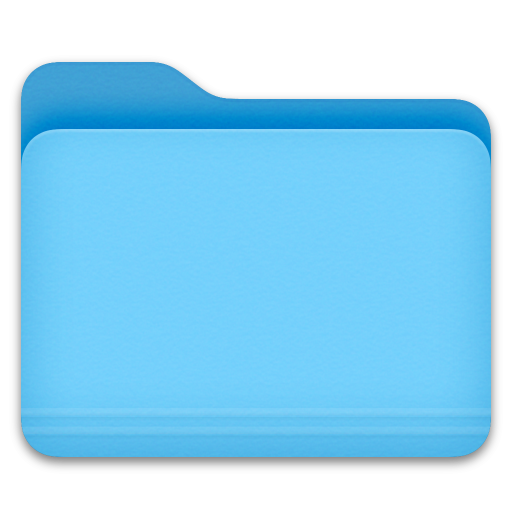
#> input picture assets/default-folder.png, 1024 x 1024 px (shown at 1/2 size)
$ python main.py assets/default-folder.png
#> lines starting #> are read from the running program, lines starting #| are printed output that depends on the picture
import argparse
import os
from PIL import Image

def customize(image_path, output_path, fill, padding):
#> called with image_path = 'assets/default-folder.png', fill = False, padding = 45
    padding_top = padding
    file_name = os.path.basename(image_path).split(".")[0]
    output_path = image_path + "-folder.png" if output_path == None else output_path + file_name + "-folder.png"
    image = Image.open(image_path).convert("RGBA")
#> image is the input picture: PIL image 1024x1024 RGBA; mean R, G, B, A 67.4, 130.7, 160.9, 171
    base_image = Image.open("/Users/phlo/Developer/Scripts/custom-folder/assets/default-folder.png").convert("RGBA")

    # Define new image size due to padding, maintaining its aspect ratio
    width = base_image.width - 5*(padding_top*2)
#> width = 574
    height = int((image.height / image.width) * width)
#> height = 574

    image = image.resize((width, height))
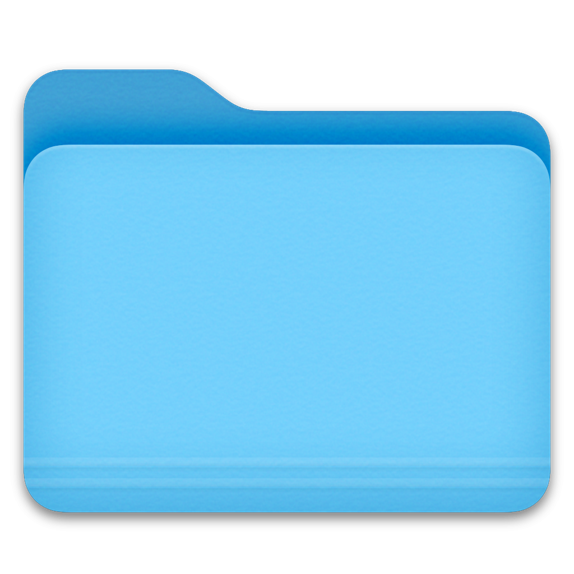
#> image: PIL image 574x574 RGBA; mean R, G, B, A 67.5, 131, 161.3, 170.9; transparent parts drawn white

    # Change image color to "folder blue"
    if fill:
        data = [(0, 129, 202, a) if a != 0 else (r, g, b, a) for r, g, b, a in image.getdata()]
    else:
        data = [(0, 129, b if a == 0 else 202, a) for a, b, g, r in image.getdata()]
#> data = 329476 items
    image.putdata(data)
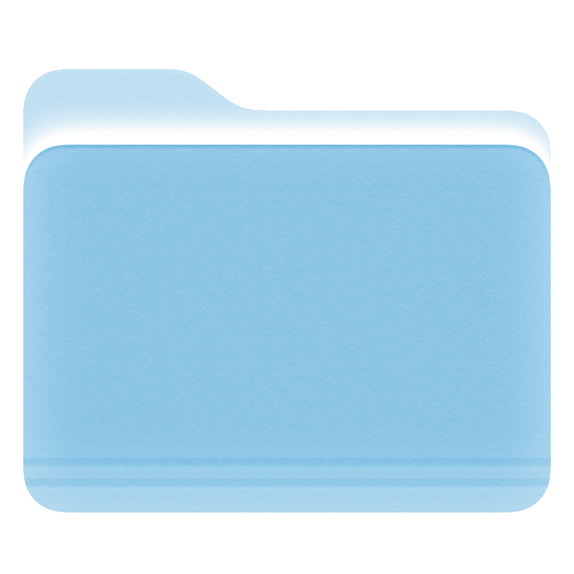
#> image: PIL image 574x574 RGBA; mean R, G, B, A 0, 129, 133.1, 67.5; transparent parts drawn white


    # Calculate coordinates to center image
    width_diff = base_image.width - image.width
#> width_diff = 450
    height_diff = base_image.height - image.height
#> height_diff = 450
    position = (width_diff // 2, (height_diff // 2 + padding_top))
#> position = (225, 270)

    # Superimpose the image onto the base image
    base_image.paste(image, position, image)

    base_image.save(output_path, "PNG")

def valid_file(path):
    if os.path.isfile(path):
        return path
    else:
        raise argparse.ArgumentTypeError(f" {path} does not exist.")

def valid_dir(path):
    dir_path = os.path.dirname(path)
    if os.path.isdir(dir_path):
        return path
    else:
        raise argparse.ArgumentTypeError(f"Directory {path} does not exist.")

def main():
    parser = argparse.ArgumentParser(description="Create custom folder image.")
    parser.add_argument("image_path", type=valid_file, help="The path to the png image.")
    parser.add_argument("-o", "--output", type=valid_dir, default=None, help="Optional output path (default is image_path).")
    parser.add_argument("-f", "--fill", action="store_true", help="Optional color fill parameter. If false, the folder color will only be applied as \"highlight\"")
    parser.add_argument("-p", "--padding", type=int, default=45, help="Optional image padding parameter (default is 45).")

    args = parser.parse_args()

    customize(args.image_path, args.output, args.fill, args.padding)

if __name__ == "__main__":
    main()
